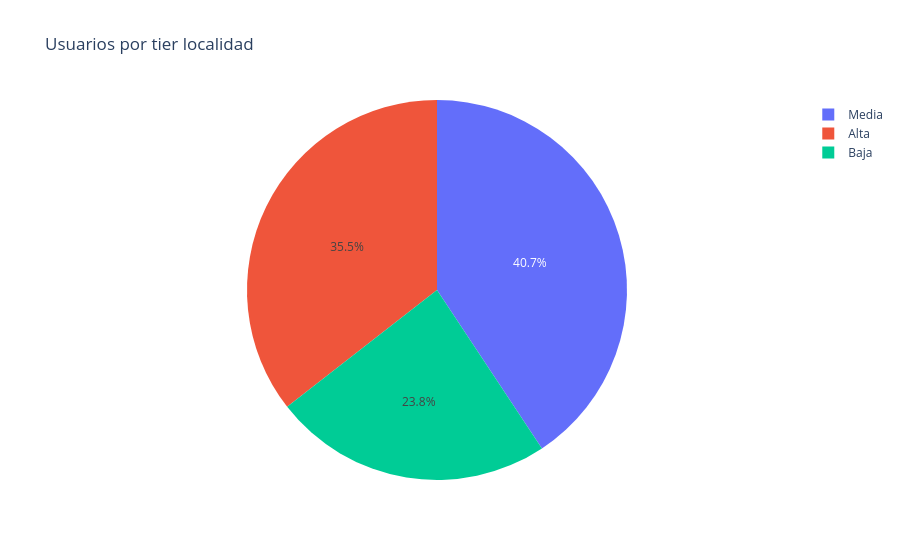

This figure's notebook cell:
### Code cell
pie_df = df.groupby(['tier_localidad']).count()['user_id'].reset_index()
fig = px.pie(pie_df, values='user_id', names='tier_localidad', title='Usuarios por tier localidad')
fig.show()

### Figure 1 — Plotly figure (JSON) as saved in the notebook; plotly's stock layout.template omitted (floating-point values rounded to 4 significant figures)
{"data": [{"domain": {"x": [0, 1], "y": [0, 1]}, "hovertemplate": "tier_localidad=%{label}<br>user_id=%{value}<extra></extra>", "labels": ["Alta", "Baja", "Media"], "legendgroup": "", "name": "", "showlegend": true, "type": "pie", "values": [161273, 107895, 184635]}], "layout": {"legend": {"tracegroupgap": 0}, "title": {"text": "Usuarios por tier localidad"}}}
